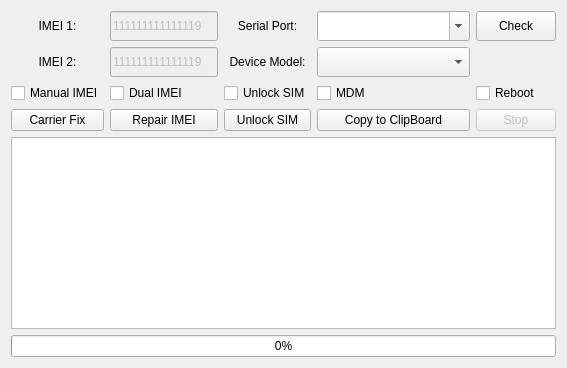
             <widget class="QWidget" name="tab_3">
              <attribute name="title">
               <string>Device1</string>
              </attribute>
              <layout class="QVBoxLayout" name="verticalLayout_15">
               <item>
                <layout class="QGridLayout" name="gridLayout_19">
                 <item row="1" column="0">
                  <widget class="QLabel" name="label_43">
                   <property name="text">
                    <string>IMEI 2:</string>
                   </property>
                   <property name="alignment">
                    <set>Qt::AlignCenter</set>
                   </property>
                   <property name="wordWrap">
                    <bool>false</bool>
                   </property>
                  </widget>
                 </item>
                 <item row="0" column="4">
                  <widget class="QPushButton" name="pb_CheckSerialPorts_D1">
                   <property name="sizePolicy">
                    <sizepolicy hsizetype="Preferred" vsizetype="Preferred">
                     <horstretch>0</horstretch>
                     <verstretch>0</verstretch>
                    </sizepolicy>
                   </property>
                   <property name="minimumSize">
                    <size>
                     <width>0</width>
                     <height>30</height>
                    </size>
                   </property>
                   <property name="maximumSize">
                    <size>
                     <width>16777215</width>
                     <height>45</height>
                    </size>
                   </property>
                   <property name="text">
                    <string>Check</string>
                   </property>
                  </widget>
                 </item>
                 <item row="1" column="3">
                  <widget class="QComboBox" name="cmb_DeviceModel_D1">
                   <property name="sizePolicy">
                    <sizepolicy hsizetype="Expanding" vsizetype="Fixed">
                     <horstretch>0</horstretch>
                     <verstretch>0</verstretch>
                    </sizepolicy>
                   </property>
                   <property name="minimumSize">
                    <size>
                     <width>0</width>
                     <height>30</height>
                    </size>
                   </property>
                   <property name="mouseTracking">
                    <bool>false</bool>
                   </property>
                   <item>
                    <property name="text">
                     <string/>
                    </property>
                   </item>
                   <item>
                    <property name="text">
                     <string>E6s XT2053</string>
                    </property>
                   </item>
                   <item>
                    <property name="text">
                     <string>G8 Power Lite XT2055</string>
                    </property>
                   </item>
                   <item>
                    <property name="text">
                     <string>E7 Play XT2095</string>
                    </property>
                   </item>
                  </widget>
                 </item>
                 <item row="3" column="4">
                  <widget class="QPushButton" name="pb_Stop_D1">
                   <property name="enabled">
                    <bool>false</bool>
                   </property>
                   <property name="text">
                    <string>Stop</string>
                   </property>
                  </widget>
                 </item>
                 <item row="0" column="2">
                  <widget class="QLabel" name="label_41">
                   <property name="text">
                    <string>Serial Port:</string>
                   </property>
                   <property name="alignment">
                    <set>Qt::AlignCenter</set>
                   </property>
                   <property name="wordWrap">
                    <bool>false</bool>
                   </property>
                  </widget>
                 </item>
                 <item row="1" column="1">
                  <widget class="QLineEdit" name="txt_IMEI_D1_2">
                   <property name="enabled">
                    <bool>false</bool>
                   </property>
                   <property name="sizePolicy">
                    <sizepolicy hsizetype="Preferred" vsizetype="Fixed">
                     <horstretch>0</horstretch>
                     <verstretch>0</verstretch>
                    </sizepolicy>
                   </property>
                   <property name="minimumSize">
                    <size>
                     <width>0</width>
                     <height>30</height>
                    </size>
                   </property>
                   <property name="text">
                    <string>111111111111119</string>
                   </property>
                   <property name="maxLength">
                    <number>15</number>
                   </property>
                  </widget>
                 </item>
                 <item row="3" column="3">
                  <widget class="QPushButton" name="pb_CopytoClipBoard_D1">
                   <property name="text">
                    <string>Copy to ClipBoard</string>
                   </property>
                  </widget>
                 </item>
                 <item row="0" column="0">
                  <widget class="QLabel" name="label_40">
                   <property name="text">
                    <string>IMEI 1:</string>
                   </property>
                   <property name="alignment">
                    <set>Qt::AlignCenter</set>
                   </property>
                   <property name="wordWrap">
                    <bool>false</bool>
                   </property>
                  </widget>
                 </item>
                 <item row="1" column="2">
                  <widget class="QLabel" name="label_42">
                   <property name="text">
                    <string>Device Model:</string>
                   </property>
                   <property name="alignment">
                    <set>Qt::AlignCenter</set>
                   </property>
                   <property name="wordWrap">
                    <bool>false</bool>
                   </property>
                  </widget>
                 </item>
                 <item row="0" column="3">
                  <widget class="QComboBox" name="cmb_PortNumber_D1">
                   <property name="sizePolicy">
                    <sizepolicy hsizetype="Expanding" vsizetype="Fixed">
                     <horstretch>0</horstretch>
                     <verstretch>0</verstretch>
                    </sizepolicy>
                   </property>
                   <property name="minimumSize">
                    <size>
                     <width>0</width>
                     <height>30</height>
                    </size>
                   </property>
                   <property name="mouseTracking">
                    <bool>false</bool>
                   </property>
                   <property name="editable">
                    <bool>true</bool>
                   </property>
                  </widget>
                 </item>
                 <item row="0" column="1">
                  <widget class="QLineEdit" name="txt_IMEI_D1_1">
                   <property name="enabled">
                    <bool>false</bool>
                   </property>
                   <property name="sizePolicy">
                    <sizepolicy hsizetype="Preferred" vsizetype="Fixed">
                     <horstretch>0</horstretch>
                     <verstretch>0</verstretch>
                    </sizepolicy>
                   </property>
                   <property name="minimumSize">
                    <size>
                     <width>0</width>
                     <height>30</height>
                    </size>
                   </property>
                   <property name="text">
                    <string>111111111111119</string>
                   </property>
                   <property name="maxLength">
                    <number>15</number>
                   </property>
                  </widget>
                 </item>
                 <item row="2" column="4">
                  <widget class="QCheckBox" name="chk_Reboot_D1">
                   <property name="text">
                    <string>Reboot</string>
                   </property>
                  </widget>
                 </item>
                 <item row="2" column="0">
                  <widget class="QCheckBox" name="chk_manual_IMEI_D1">
                   <property name="text">
                    <string>Manual IMEI</string>
                   </property>
                  </widget>
                 </item>
                 <item row="2" column="1">
                  <widget class="QCheckBox" name="chk_Dual_IMEI_D1">
                   <property name="text">
                    <string>Dual IMEI</string>
                   </property>
                  </widget>
                 </item>
                 <item row="2" column="2">
                  <widget class="QCheckBox" name="chk_unLock_D1">
                   <property name="text">
                    <string>Unlock SIM</string>
                   </property>
                  </widget>
                 </item>
                 <item row="2" column="3">
                  <widget class="QCheckBox" name="chk_mdm_D1">
                   <property name="text">
                    <string>MDM</string>
                   </property>
                  </widget>
                 </item>
                 <item row="3" column="2">
                  <widget class="QPushButton" name="pb_unLock_D1">
                   <property name="text">
                    <string>Unlock SIM</string>
                   </property>
                  </widget>
                 </item>
                 <item row="3" column="1">
                  <widget class="QPushButton" name="pb_StartRepairing_D1">
                   <property name="text">
                    <string>Repair IMEI</string>
                   </property>
                  </widget>
                 </item>
                 <item row="3" column="0">
                  <widget class="QPushButton" name="pb_carrierFix_D1">
                   <property name="text">
                    <string>Carrier Fix</string>
                   </property>
                  </widget>
                 </item>
                </layout>
               </item>
               <item>
                <widget class="QTextBrowser" name="txt_outPut_D1">
                 <property name="styleSheet">
                  <string notr="true"/>
                 </property>
                </widget>
               </item>
               <item>
                <widget class="QProgressBar" name="progress_D1">
                 <property name="value">
                  <number>0</number>
                 </property>
                 <property name="alignment">
                  <set>Qt::AlignCenter</set>
                 </property>
                </widget>
               </item>
              </layout>
             </widget>
